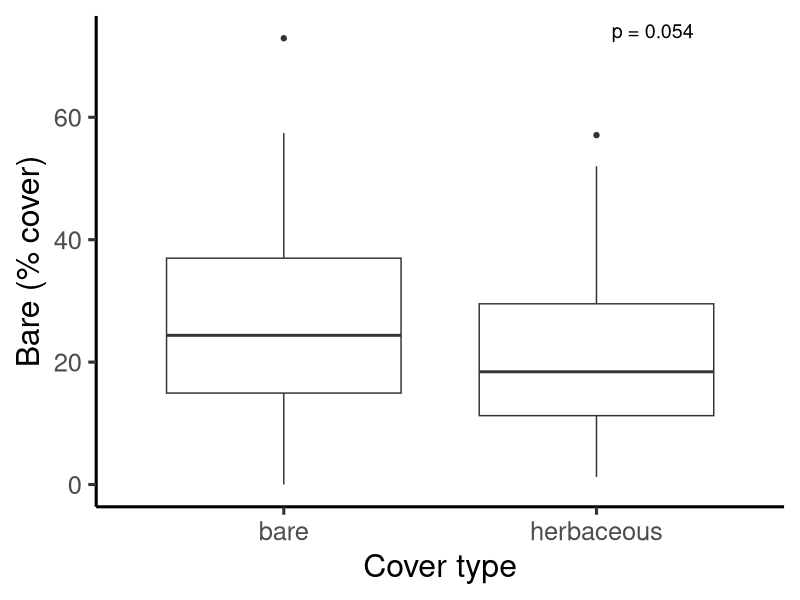
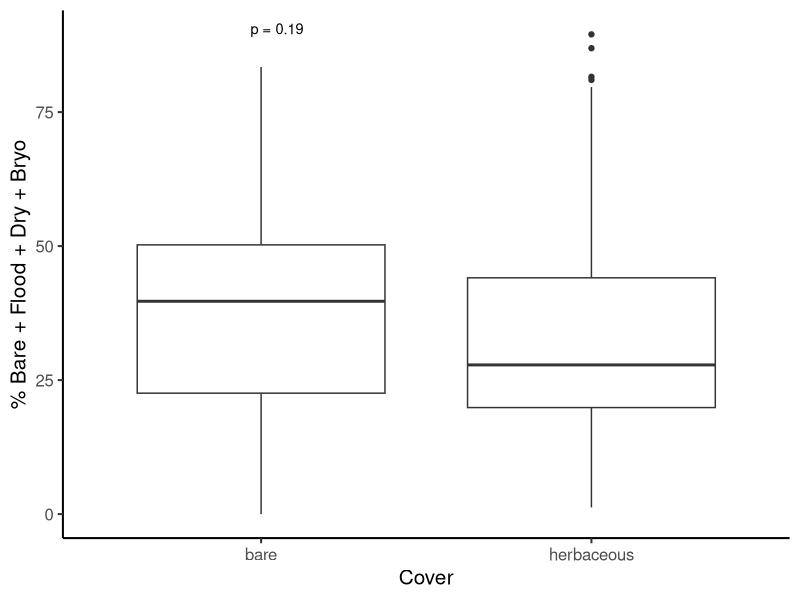
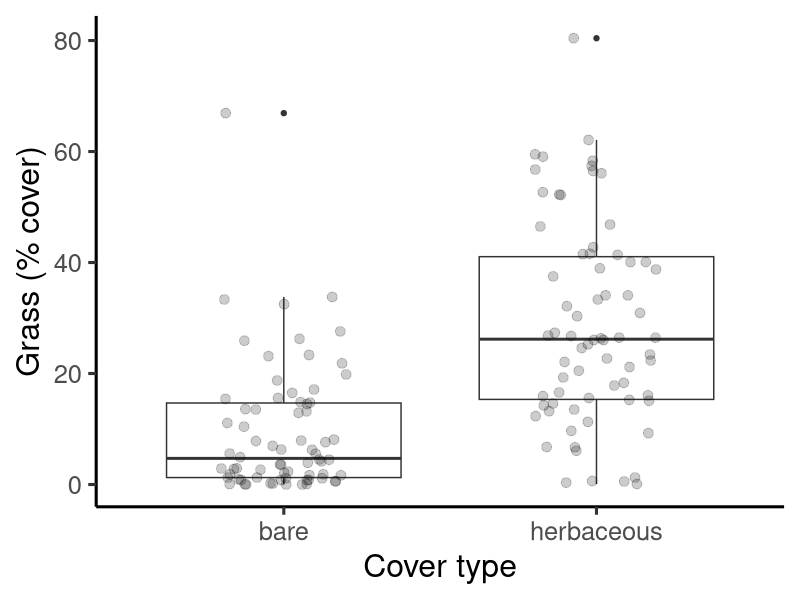
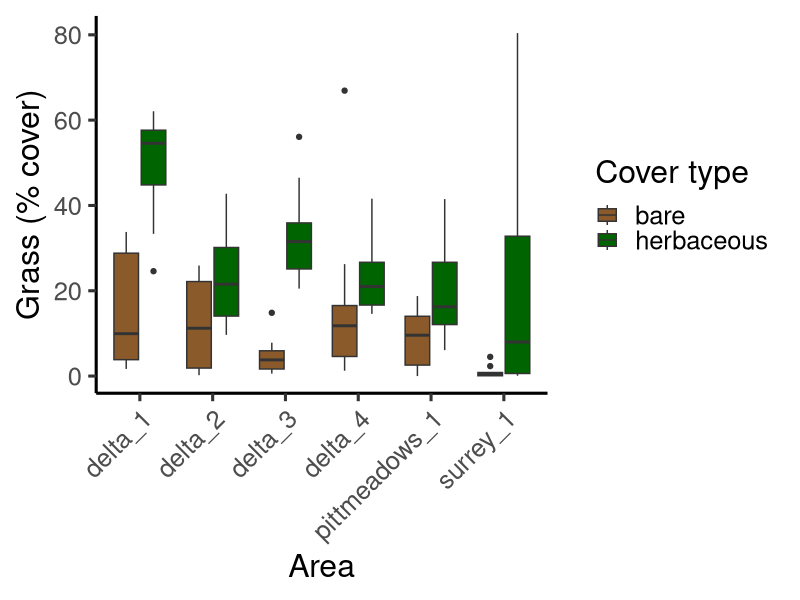
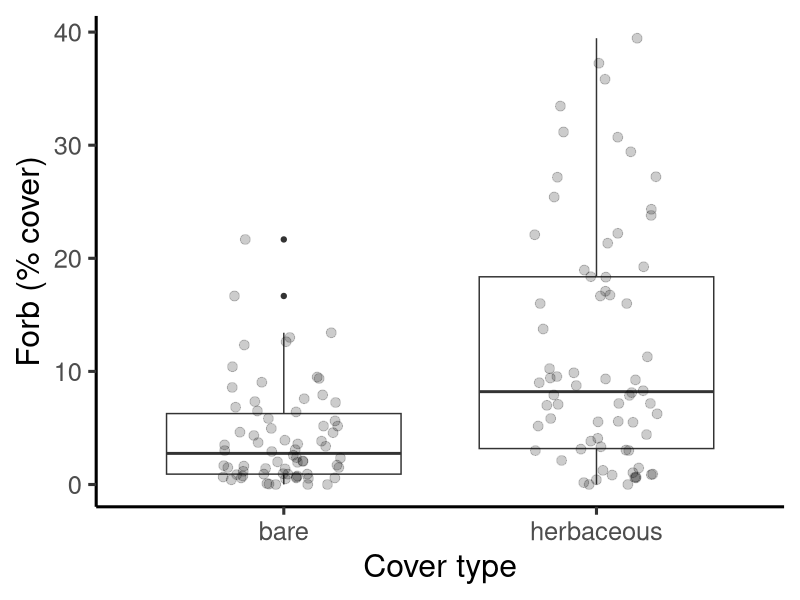
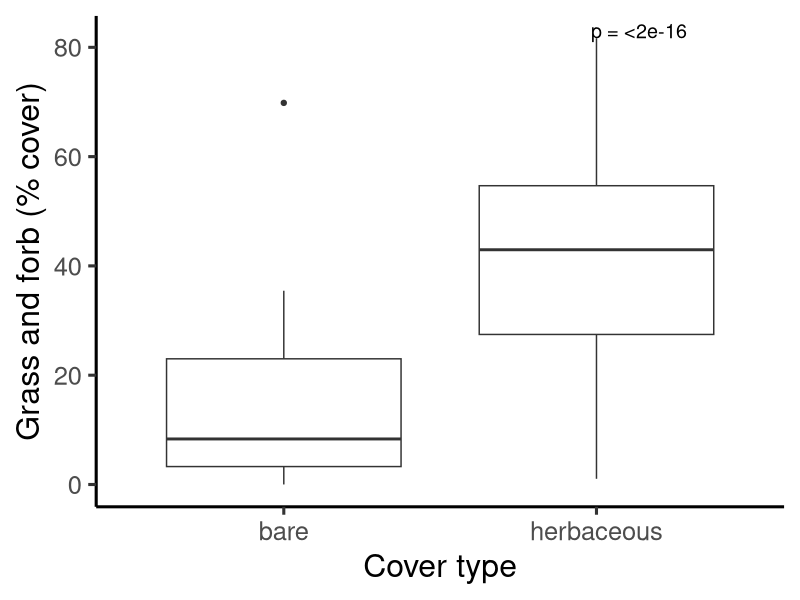
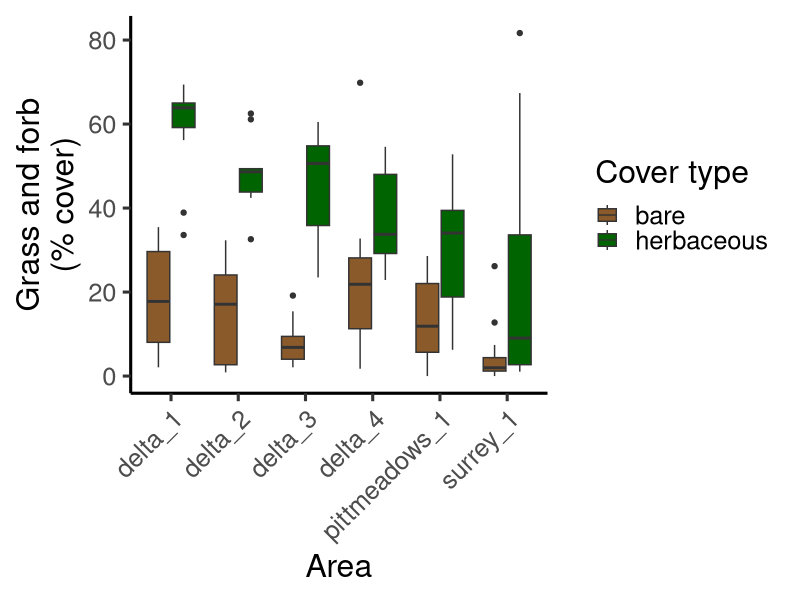
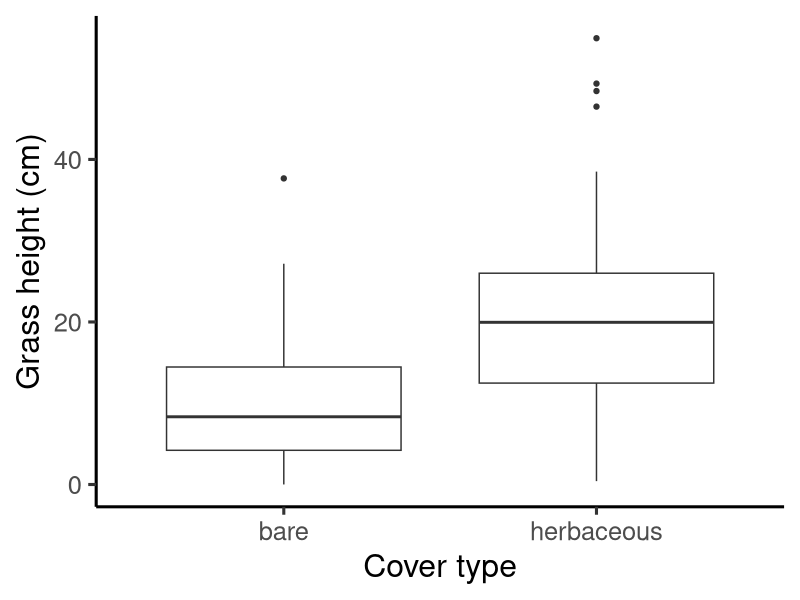

Source code (R) for these figures, in order:
## ---- chunk 1
knitr::opts_chunk$set(echo = TRUE)
knitr::opts_knit$set(root.dir = "~/Library/CloudStorage/OneDrive-UBC/MSc/12_analysis/rodent-bee-blueberry")
## ---- chunk 2
#load packages
library(ggplot2) #for plots
library(dplyr) #for working with dataframes
library(tidyr) #for working with datasets
library(lme4) #for mixed effects models
library(ggpubr) #for adding significance asterisks to graph

#read in data
data <- read.csv("06_cleandata/combined_plot_data_ch1.csv")

#check that variables are in appropriate format
str(data)

#change character columns to factors
data <- data %>%
   mutate(
     site_id = as.factor(site_id),
     round = as.factor(round),
     plot_id = as.factor(plot_id),
     bee_date = as.Date(bee_date),
     area = as.factor(area),
     cover_type = as.factor(cover_type))

#filter data to only include within field data
data <- data %>%
  filter(plot_id != "d")

#update cover type names
levels(data$cover_type) <- c("bare", "herbaceous")

View(data)
## ---- chunk 3
ggplot(data, aes(x = cover_type, y = bare_perc)) + 
  geom_boxplot() +
  theme_classic(base_size = 15) +
  xlab("Cover type") +
  ylab("Bare (% cover)") +
  stat_compare_means(
    method = "t.test",        # or "wilcox.test"
    label = "p.format",       # shows formatted p-value
    size = 5,
    vjust = 0,
    hjust = -4
  ) +
  theme_classic(base_size = 23)

## ---- chunk 4
ggplot(data, aes(x = cover_type, y = bare_flood_dry_bryo_perc)) + 
  geom_boxplot() +
  theme_classic(base_size = 15) +
  xlab("Cover") +
  ylab("% Bare + Flood + Dry + Bryo") +
  stat_compare_means(
    method = "t.test",        # or "wilcox.test"
    label = "p.format",       # shows formatted p-value
    size = 3.7,
    vjust = 0
  )

## ---- chunk 5
library(lme4)
install.packages('lmerTest')
library(lmerTest)

g <- lmer(grass_perc ~ cover_type + (1 | area/site_id/plot_id), data = data)
summary(g)

ggplot(data, aes(x=cover_type, y = grass_perc)) + 
  geom_boxplot() +
  geom_jitter(
    data = data,
    aes(x = cover_type, y = grass_perc),
    width = 0.2,
    height = 0,
    size = 3,
    alpha = 0.2,
    inherit.aes = FALSE) +
  xlab("Cover type") +
  ylab("Grass (% cover)") +
  theme_classic(base_size = 23)
## ---- chunk 6
ggplot(data, aes(x = area, fill=cover_type, y = grass_perc)) + 
  geom_boxplot() +
  labs (x= "Area",
        y = "Grass (% cover)",
        fill = "Cover type") +
  stat_compare_means(
    method = "t.test",        # or "wilcox.test"
    label = "p.format",       # shows formatted p-value
    size = 5,
    vjust = 0,
    hjust = -4.3
  ) + 
  scale_fill_manual(values = c(
    "herbaceous" = "darkgreen", 
    "bare" = "tan4")) +
  theme_classic(base_size = 23) +
  theme(
    axis.text.x = element_text(angle = 45, hjust = 1))  # diagonal labels 
## ---- chunk 7
f <- lmer(forb_perc ~ cover_type + (1 | area/site_id/plot_id), data = data)
summary(f)

ggplot(data, aes(x = cover_type, y = forb_perc)) + 
  geom_boxplot() +
  geom_jitter(
    data = data,
    aes(x = cover_type, y = forb_perc),
    width = 0.2,
    height = 0,
    size = 3,
    alpha = 0.2,
    inherit.aes = FALSE) +
  xlab("Cover type") +
  ylab("Forb (% cover)") +
  theme_classic(base_size = 23)
## ---- chunk 8
ggplot(data, aes(x = cover_type, y = grass_forb_perc)) + 
  geom_boxplot() +
  xlab("Cover type") +
  ylab("Grass and forb (% cover)") +
  stat_compare_means(
    method = "t.test",        # or "wilcox.test"
    label = "p.format",       # shows formatted p-value
    size = 5,
    vjust = 0,
    hjust = -3.2
  ) +
  theme_classic(base_size = 23)
## ---- chunk 9
ggplot(data, aes(x = area, fill = cover_type, y = grass_forb_perc)) + 
  geom_boxplot() +
  labs (x= "Area",
        y = "Grass and forb\n(% cover)",
        fill = "Cover type") +
  stat_compare_means(
    method = "t.test",        # or "wilcox.test"
    label = "p.format",       # shows formatted p-value
    size = 5,
    vjust = 0,
    hjust = -4.3
  ) + 
  scale_fill_manual(values = c(
    "herbaceous" = "darkgreen", 
    "bare" = "tan4")) +
  theme_classic(base_size = 23) +
  theme(
    axis.text.x = element_text(angle = 45, hjust = 1))  # diagonal labels 
## ---- chunk 10
gh <- lmer(grass_h ~ cover_type + (1 | area/site_id/plot_id), data = data)
summary(gh)
anova(gh)

ggplot(data, aes(x = cover_type, y = grass_h)) + 
  geom_boxplot() +
  xlab("Cover type") +
  ylab("Grass height (cm)") +
  theme_classic(base_size = 23)
## ---- chunk 11
fh <- lmer(forb_h ~ cover_type + (1 | area/site_id/plot_id), data = data)
summary(fh)
anova(fh)

ggplot(data, aes(x = cover_type, y = forb_h)) + 
  geom_boxplot() +
  xlab("Cover type") +
  ylab("Forb height (cm)") +
  theme_classic(base_size = 23)
## ---- chunk 12
ggplot(data, aes(x = round, fill = cover_type, y = flood_perc)) + 
  geom_boxplot() +
  theme_classic(base_size = 15) +
  xlab("Round") +
  ylab("% Flood") +
  stat_compare_means(
    method = "t.test",        # or "wilcox.test"
    label = "p.format",       # shows formatted p-value
    size = 3.7,
    vjust = 0
  )
## ---- chunk 13
fc <- lmer(floral_perc ~ cover_type + (1 | area/site_id/plot_id), data = data)
summary(fc)
anova(fc)

ggplot(data, aes(x = cover_type, y = floral_perc)) + 
  geom_boxplot() +
  geom_jitter(
    data = data,
    aes(x = cover_type, y = grass_perc),
    width = 0.2,
    height = 0,
    size = 3,
    alpha = 0.2,
    inherit.aes = FALSE) +
  xlab("Cover type") +
  ylab("Floral (% cover)") +
  theme_classic(base_size = 23)
## ---- chunk 14
bfc <- lmer(bombus_floral_perc ~ cover_type + (1 | area/site_id/plot_id), data = data)
summary(bfc)

ggplot(data, aes(x = cover_type, y = bombus_floral_perc)) + 
  geom_boxplot() +
  
  xlab("Cover type") +
  ylab("Floral (% cover)") +
  theme_classic(base_size = 23)
## ---- chunk 15
ggplot(data, aes(x = cover_type, y = floral_abun)) + 
  geom_boxplot() +
  xlab("Cover type") +
  ylab("Floral (% cover)") +
  stat_compare_means(
    method = "t.test",        # or "wilcox.test"
    label = "p.format",       # shows formatted p-value
    size = 5,
    vjust = 0,
    hjust = -3.2
  ) +
  theme_classic(base_size = 23)
## ---- chunk 16
ggplot(data, aes(x = cover_type, y = bombus_floral_abun)) + 
  geom_boxplot() +
  xlab("Cover type") +
  ylab("Floral (% cover)") +
  stat_compare_means(
    method = "t.test",        # or "wilcox.test"
    label = "p.format",       # shows formatted p-value
    size = 5,
    vjust = 0,
    hjust = -3.2
  ) +
  theme_classic(base_size = 23)
## ---- chunk 17
ggplot(data, aes(x=cover_type, y = nest_searching_queens))+ 
  geom_boxplot() +
  theme_classic(base_size = 15)+
  xlab("Cover")+
  ylab("NSQ abundance") +
  stat_compare_means(
    aes(group = cover_type),  # group by field.type
    method = "t.test",  # or "wilcox.test" if you're doing a non-parametric test
    label = "p.format",  # Display p-value 
    size = 3.7  # Adjust this value to make the asterisks larger
    ) 

## ---- chunk 18
ggplot(data, aes(fill=cover_type,x=bee_season_type, y = nest_searching_queens))+ 
  geom_boxplot() +
  theme_classic(base_size = 15)+
  xlab("Season")+
  ylab("NSQ abundance") +
  stat_compare_means(
    aes(group = cover_type),  # group by field.type
    method = "t.test",  # or "wilcox.test" if you're doing a non-parametric test
    label = "p.format",  # Display p-value 
    size = 3.7)  # Adjust this value to make the asterisks larger
## ---- chunk 19
ggplot(data, aes(x=cover_type, y = workers))+ 
  geom_boxplot() +
  theme_classic(base_size = 15)+
  xlab("Cover")+
  ylab("Worker abundance") +
  stat_compare_means(
    aes(group = cover_type),  # group by field.type
    method = "t.test",  # or "wilcox.test" if you're doing a non-parametric test
    label = "p.format",  # Display p-value 
    size = 3.7)  # Adjust this value to make the asterisks larger

## ---- chunk 20
ggplot(data, aes(fill=cover_type,x=bee_season_type, y = workers))+ 
  geom_boxplot() +
  theme_classic(base_size = 15)+
  xlab("Season")+
  ylab("Worker abundance") +
  stat_compare_means(
    aes(group = cover_type),  # group by field.type
    method = "t.test",  # or "wilcox.test" if you're doing a non-parametric test
    label = "p.format",  # Display p-value 
    size = 3.7)  # Adjust this value to make the asterisks larger
## ---- chunk 21
ggplot(data, aes(x=cover_type, y = num_burrows))+ 
  geom_boxplot() +
  theme_classic(base_size = 15)+
  xlab("Cover")+
  ylab("Burrow abundance") +
  stat_compare_means(
    aes(group = cover_type),  # group by field.type
    method = "t.test",  # or "wilcox.test" if you're doing a non-parametric test
    label = "p.format",  # Display p-value 
    size = 3.7)  # Adjust this value to make the asterisks larger
## ---- chunk 22
ggplot(data, aes(x=cover_type, y = num_inactive_burrows))+ 
  geom_boxplot() +
  theme_classic(base_size = 15)+
  xlab("Cover")+
  ylab("Inactive burrow abundance") +
  stat_compare_means(
    aes(group = cover_type),  # group by field.type
    method = "t.test",  # or "wilcox.test" if you're doing a non-parametric test
    label = "p.format",  # Display p-value 
    size = 3.7)  # Adjust this value to make the asterisks larger
## ---- chunk 23
ggplot(data, aes(x=cover_type, y = num_runway_burrows))+ 
  geom_boxplot() +
  theme_classic(base_size = 15)+
  xlab("Cover")+
  ylab("Runway burrow abundance") +
  stat_compare_means(
    aes(group = cover_type),  # group by field.type
    method = "t.test",  # or "wilcox.test" if you're doing a non-parametric test
    label = "p.format",  # Display p-value 
    size = 3.7)  # Adjust this value to make the asterisks larger
## ---- chunk 24
ggplot(data, aes(x=cover_type, y = bombus_floral_abun))+ 
  geom_boxplot() +
  theme_classic(base_size = 15)+
  xlab("Cover")+
  ylab("Bombus-relevant floral abundance") +
  stat_compare_means(
    aes(group = cover_type),  # group by field.type
    method = "t.test",  # or "wilcox.test" if you're doing a non-parametric test
    label = "p.format",  # Display p-value 
    size = 3.7)  # Adjust this value to make the asterisks larger
## ---- chunk 25
ggplot(data, aes(x=cover_type, y = forage_vaco))+ 
  geom_boxplot() +
  theme_classic(base_size = 15)+
  xlab("Cover")+
  ylab("Num foraging on vaco") +
  stat_compare_means(
    aes(group = cover_type),  # group by field.type
    method = "t.test",  # or "wilcox.test" if you're doing a non-parametric test
    label = "p.format",  # Display p-value 
    size = 3.7) # Adjust this value to make the asterisks larger
